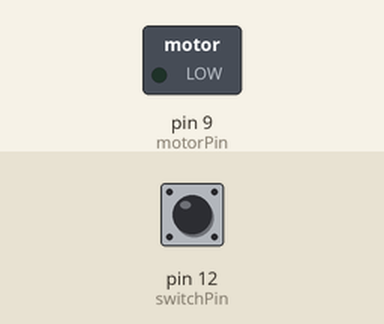
Bench run of a sketch on a simulated Arduino Uno, built with avr-gcc and run on an emulated ATmega328P. Parts: switched loads named in the sketch (green lamp = pin HIGH). Inputs (shaded band) come from the test bench; at power-on: pin 12 (switchPin) LOW.

Above: at 1.2 s.
1.3 s: pin 12 (switchPin) pulled HIGH for 0.15 s
At 1.37 s:
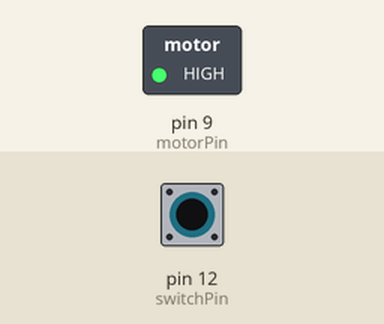
2.9 s: pin 12 (switchPin) pulled HIGH for 3.2 s
At 6.8 s:
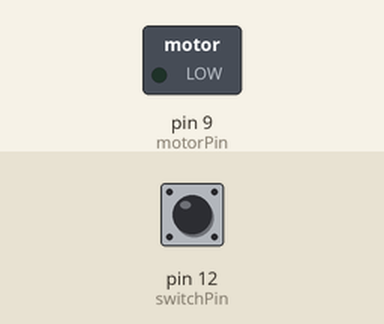
Timing chart, 0 to 8.3 s (numbered marks = the images above; inputs shaded):
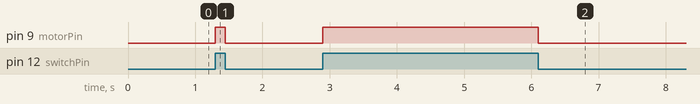

The sketch:

Motor_switch.ino
```cpp
const int switchPin = 12;
const int motorPin = 9;
int switchState = 0;
void setup() {
  pinMode(motorPin, OUTPUT);
  pinMode(switchPin, INPUT);
}

void loop() {
 switchState = digitalRead(switchPin);
 if (switchState == HIGH) {
 digitalWrite(motorPin, HIGH);
 }
 else {
 digitalWrite(motorPin, LOW);
}
}
```

Measured:
- after the input at 1.3 s, pin 9 (motorPin): LOW → HIGH at once, → LOW 0.15 s later
- after the input at 2.9 s, pin 9 (motorPin): LOW → HIGH at once, → LOW 3.2 s later
